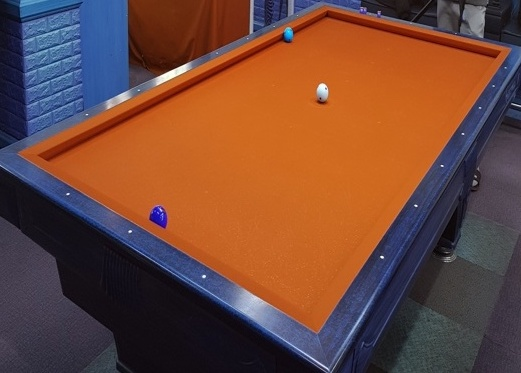
#> input picture res.jpg, 521 x 373 px
$ python -i Billiards_Detect_test.py   (imports and definitions only)
#> lines starting #> are read from the running program, lines starting #| are printed output that depends on the picture; after the words box and inside, x2 and y2 are one past the last pixel; in counts of white or black regions, pixels touching at a corner belong together
#> further down, picture is the input picture: shape (373, 521, 3); mean B, G, R 58.1, 72.1, 113.1
#> in Detecting, `img_hsv = cv2.cvtColor(img_color, cv2.COLOR_BGR2HSV)`: img_hsv: shape (373, 521, 3); mean H, S, V 71.5, 143.6, 128
#import
import sys
import cv2
import numpy as np
import math
#import matplotlib.pyplot as plt
# [1 line not run here, left out]
green_color = (0,255,0)
red_color = (0,0,255)
white_color = (255,255,255)
yellow_color = (0,255,255)
blue_color = (255,0,0)

# function define
def image_center(img_color):
    img_height, img_width = img_color.shape[:2]
#> img_height = 373; img_width = 521
    img_width = img_width/2
#> img_width = 260.5
    img_height = img_height/2
#> img_height = 186.5

    return int(img_width), int(img_height)

def color_range(hsv,per) :
    hsv_min = hsv-per
    hsv_max = hsv+per
    for i in range(hsv.shape[0]) :
        if hsv[i]+per > 255:
            hsv_max[i] = 255
        elif  hsv[i]-per < 0 :
            hsv_min[i] = 0
    return hsv_min,hsv_max
#좌표 디텍팅 문제시 이부분
def lines_points(img, lines, color=[255,0,0], thickness =3) :
    flag = 0
    for line in lines :
        for x1,y1,x2,y2 in line :
            if flag == 0 :
                a = [[x1,y1]]
                b = [[x2,y2]]
                result = np.append(a,b,axis=0)
                flag = 1
            else :
                a = [[x1,y1]]
                b = [[x2,y2]]
                a = np.append(a,b,axis=0)
                result=np.append(result,a,axis=0)

            cv2.line(img, (x1,y1),(x2,y2), color,thickness)
#    print(result)
    return result

def hough_lines(img, rho, theta, threshold, min_line_len, max_line_gap) :
    lines = cv2.HoughLinesP(img, rho,theta, threshold, np.array([]),
                           minLineLength = min_line_len,
                           maxLineGap = max_line_gap)
    line_img = np.zeros((img.shape[0], img.shape[1], 3), dtype = np.uint8)
    result = lines_points(line_img, lines)

    return line_img, result

def max_min_point(array):
    shape=array.shape
#    print(shape[0])
# 혹시 좌표 디택팅 오류면 이부분일 가능성 높다.

def distance(array,value): # 두점간의 거리를 구하는 function
    x1,y1 = array[0], array[1]
    x2,y2 = value[0], value[1]
#    print(x1,y1,x2,y2)
    result =  math.sqrt(
        math.pow((x2 - x1), 2) + math.pow(y2 - y1,2))

    return result
def nearpos(array,value,flag):
    result = []
    lines = array.shape[0]
    if flag == 0 : # width 값
        for line in range(lines) :
            index = abs(array[line][0]-value)

            result.append(index)
        idx = result.index(min(result))
    elif flag == 1 : # height 값
        for line in range(lines) :
            index = abs(array[line][1]-value)

            result.append(index)
        idx = result.index(min(result))
    else :
        print("FUCK!")

    return idx

def Detecting(img) :
    img_color = img.copy()
    result = []
    # hsv이미지로 변환한다.
    img_hsv = cv2.cvtColor(img_color, cv2.COLOR_BGR2HSV)
    #이미지 중앙 값 가져오기.
    width, height = image_center(img_color)
#> width = 260; height = 186
    #이미지 중앙 hsv값 가져오기.
    hsv_color = img_color[height,width]
#> hsv_color = [35, 106, 204]
    color = hsv_color
#> color = [35, 106, 204]
    # cvtColor 함수의 입력으로 사용할 수 있도록 한 픽셀로 구성된 이미지로 변환한다.
    pixel = np.uint8([[color]])
#> pixel = [[35, 106, 204]]
    # cvtColor를 사용하여 HSV 색공간으로 변환한다.
    hsv = cv2.cvtColor(pixel, cv2.COLOR_BGR2HSV)
#> hsv = [[13, 211, 204]]
    # HSV값을 출력하기위해 픽셀값만 갖고온다.
    hsv = hsv[0][0]
#> hsv = [13, 211, 204]
    # bgr과 hsv 값 출력

#    img_gray = cv2.cvtColor(img_color, cv2.COLOR_BGR2GRAY)
    hsv_min, hsv_max = color_range(hsv,40)
#> in color_range, `hsv_min = hsv-per`: hsv_min = [229, 171, 164]
#> in color_range, `hsv_max = hsv+per`: hsv_max = [53, 251, 244]
#> after the loop in color_range, `for i in range(hsv.shape[0]) :`: hsv_min = [0, 171, 164]
#> hsv_min = [0, 171, 164]; hsv_max = [53, 251, 244]
    img_mask = cv2.inRange(img_hsv, hsv_min, hsv_max)
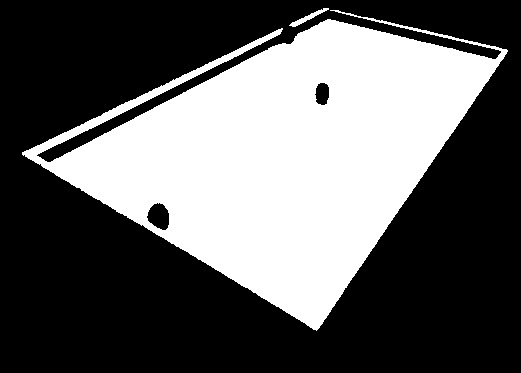
#> img_mask: shape (373, 521); 37.8% white; 2 white regions, box (x1, y1, x2, y2) and area: (22, 10, 508, 331) 73224, (289, 8, 329, 27) 177

    # 원본이미지에서 범위값에 해당하는 영상부분을 흭득한다.
    img_result = cv2.bitwise_and(img_color, img_color, mask = img_mask)
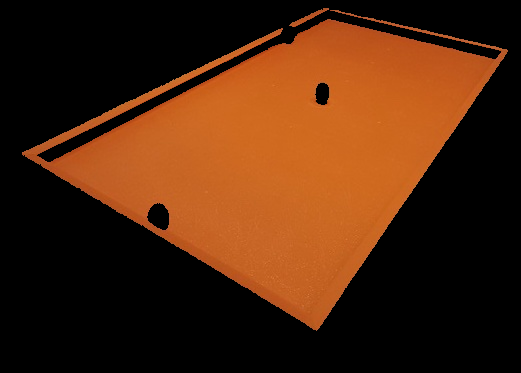
#> img_result: shape (373, 521, 3); mean B, G, R 12.6, 37.2, 75.3

    blur = cv2.GaussianBlur(img_result, ksize=(3,3),sigmaX=0)


    canny = cv2.Canny(blur, 10, 255)
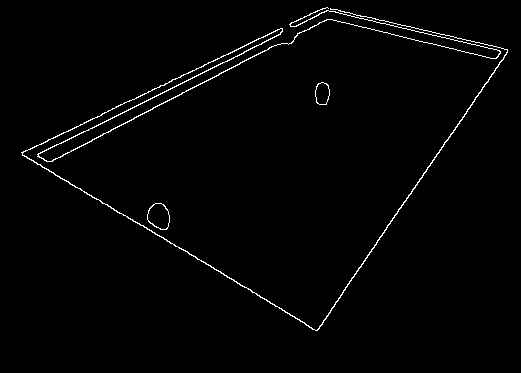
#> canny: shape (373, 521); 1.5% white in thin lines or dots, all inside (x1, y1, x2, y2) = (21, 7, 508, 331)

    rho =2
    theta = np.pi/180
    threshold = 190
    min_line_len =110
    max_line_gap = 150

    lines,point = hough_lines(canny, rho, theta, threshold,
                       min_line_len, max_line_gap)
#> in hough_lines, `lines = cv2.HoughLinesP(img, rho,theta, threshold, np.array([]), minLi..`: lines = [[21, 152, 317, 330], [318, 329, 506, 49], [27, 158, 334, 9], [41, 165, 344, 11], [22, 153, 317, 10], [22, 154, 315, 330]]
#> the loop in lines_points, `for line in lines :` made 6 passes
#> after the loop in lines_points, `for line in lines :`:
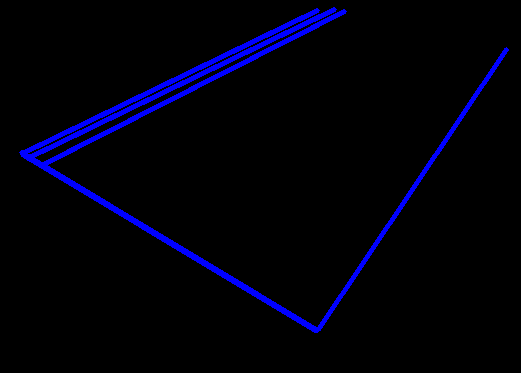
#> img: shape (373, 521, 3); mean of channels 0, 1, 2 11.5, 0, 0; drawn as B, G, R
#> after the loop in lines_points, `for line in lines :`: flag = 1; result = [[21, 152], [317, 330], [318, 329], [506, 49], [27, 158], [334, 9], [41, 165], [344, 11], [22, 153], [317, 10], [22, 154], [315, 330]]
#> point has the same summary as result in lines_points

    idx = nearpos(point,0,1) # 맨위 모서리
#> the loop in nearpos, `for line in range(lines) :` made 12 passes
#> index on passes 1 to 12: 152, 330, 329, 49, 158, 9, 165, 11, 153, 10, 154, 330
#> after the loop in nearpos, `for line in range(lines) :`: result = [152, 330, 329, 49, 158, 9, 165, 11, 153, 10, 154, 330]
#> in nearpos, `idx = result.index(min(result))`: idx = 5
#> idx = 5
    img = cv2.line(img,(point[idx][0],point[idx][1]),(point[idx][0],point[idx][1]),green_color,8)
    result.append(point[idx])
    idx = nearpos(point,height*2,1) # 맨아래 모서리
#> the loop in nearpos (call 2), `for line in range(lines) :` made 12 passes
#> index on passes 1 to 12: 220, 42, 43, 323, 214, 363, 207, 361, 219, 362, 218, 42
#> idx = 1
    img = cv2.line(img,(point[idx][0],point[idx][1]),(point[idx][0],point[idx][1]),green_color,8)
#> img: shape (373, 521, 3); mean B, G, R 58.1, 72.2, 113.1
    result.append(point[idx])
    idx = nearpos(point,0,0) # 맨왼쪽 모서리
#> idx = 0
    img = cv2.line(img,(point[idx][0],point[idx][1]),(point[idx][0],point[idx][1]),green_color,8)
#> img: shape (373, 521, 3); mean B, G, R 58, 72.2, 113
    result.append(point[idx])
    idx = nearpos(point,width*2,0) # 맨오른쪽 모서리
#> idx = 3
    img = cv2.line(img,(point[idx][0],point[idx][1]),(point[idx][0],point[idx][1]),green_color,8)
#> img: shape (373, 521, 3); mean B, G, R 58, 72.3, 113
    result.append(point[idx])
    result = np.array(result).tolist()
#> result = [[334, 9], [317, 330], [21, 152], [506, 49]]

    return result

# 이미지 가져오기.
'''
img_color = cv.imread('./testing.jpg')

result,img = Detecting(img_color)

print(result)

plt.figure(figsize=(10,8))
plt.imshow(img)

cv.imshow('Result', img)
cv.waitKey(0)
cv.destroyAllWindows()
'''

>>> import cv2
>>> picture = cv2.imread('../res.jpg')
>>> result = Detecting(picture)
#> result = [[334, 9], [317, 330], [21, 152], [506, 49]]
